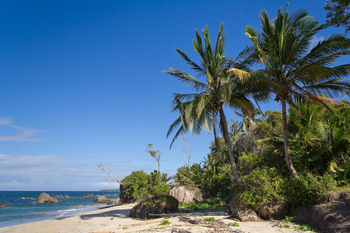
#> input picture openCV-tutorial/images/beach.png, 350 x 233 px
$ python color_histogram.py --image images/beach.png
#> lines starting #> are read from the running program, lines starting #| are printed output that depends on the picture
from matplotlib import pyplot as plt
import numpy as np
import cv2 as cv
import argparse

ap = argparse.ArgumentParser()
ap.add_argument("-i", "--image", required = True, help = "path to file")
args = vars(ap.parse_args())

image = cv.imread(args["image"])
#> image is the input picture: shape (233, 350, 3); mean B, G, R 136, 110.4, 78.6

cv.imshow("original", image)

chans = cv.split(image)
colors = ("b", "g", "r")
plt.figure()
plt.title("Flattened Color Historiogram")
plt.xlabel("Bins")
plt.ylabel("# of Pixels")

for (chan, color) in zip(chans,colors):
    hist = cv.calcHist([chan], [0], None, [256], [0,256])
    plt.plot(hist, color = color)
    plt.xlim([0,256])
#> this loop made 3 passes
#> color on passes 1 to 3: 'b', 'g', 'r'
plt.show()
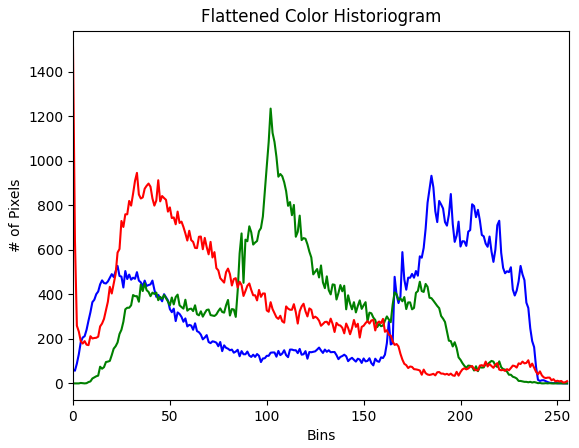
#> figure drawn by matplotlib, 1 panel; curve peaks at x = 185, y = 933; curve peaks at x = 102, y = 1235; curve peaks at x = 0, y = 1510
fig = plt.figure()

ax = fig.add_subplot(131)
hist = cv.calcHist([chans[1], chans[0]], [0,1], None, [32,32], [0,256,0,256])
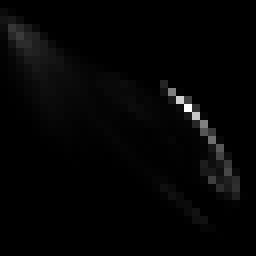
#> hist: shape (32, 32) float32 (shown 8 times larger); min 0, max 4300, mean 79.6; drawn with min black and max white
p = ax.imshow(hist, interpolation = "nearest")
ax.set_title("2d color Historiogram of g and b")
plt.colorbar(p)

ax = fig.add_subplot(132)
hist = cv.calcHist([chans[1], chans[2]], [0,1], None, [32,32], [0,256,0,256])
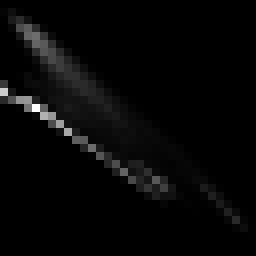
#> hist: shape (32, 32) float32 (shown 8 times larger); min 0, max 2800, mean 79.6; drawn with min black and max white
p = ax.imshow(hist, interpolation = "nearest")
ax.set_title("2d color Historiogram of g and r")
plt.colorbar(p)

ax = fig.add_subplot(133)
hist = cv.calcHist([chans[2], chans[0]], [0,1], None, [32,32], [0,256,0,256])
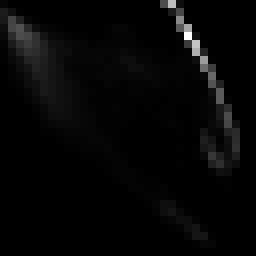
#> hist: shape (32, 32) float32 (shown 8 times larger); min 0, max 2991, mean 79.6; drawn with min black and max white
p = ax.imshow(hist, interpolation = "nearest")
ax.set_title("2d color Historiogram of r and b")
plt.colorbar(p)

fig.show()
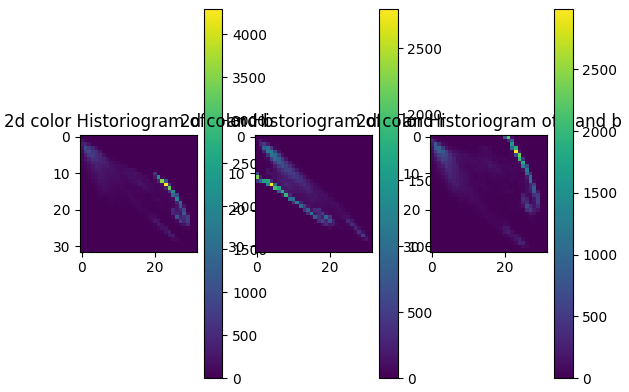
#> figure drawn by matplotlib, 6 panels
print("2d Historiogram shape: %s, with %s values"%(hist.shape, hist.flatten().shape))
#| 2d Historiogram shape: (32, 32), with (1024,) values
cv.waitKey(0)

$ run again, on openCV-tutorial/images/wave.png
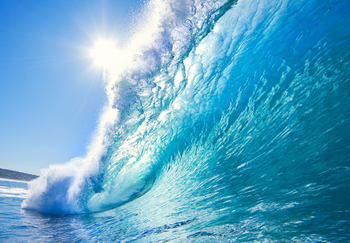
#> input picture openCV-tutorial/images/wave.png, 350 x 243 px
#> image is the input picture: shape (243, 350, 3); mean B, G, R 199.1, 166.5, 93.5
#> the loop `for (chan, color) in zip(chans,colors):` made 3 passes
#> color on passes 1 to 3: 'b', 'g', 'r'
#> `plt.show()`:
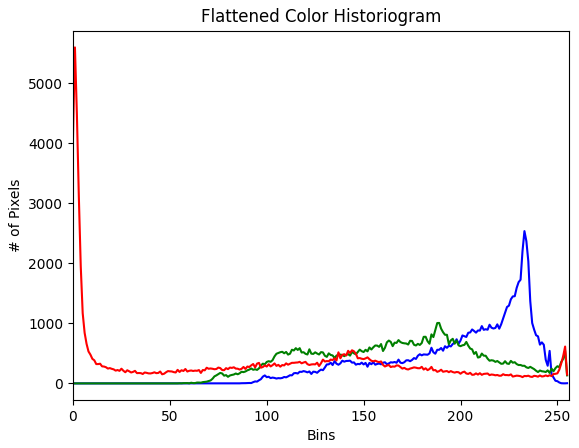
#> figure drawn by matplotlib, 1 panel; curve peaks at x = 233, y = 2538; curve peaks at x = 189, y = 1008; curve peaks at x = 1, y = 5600
#> `hist = cv.calcHist([chans[2], chans[0]], [0,1], None, [32,32], [0,256,..`:
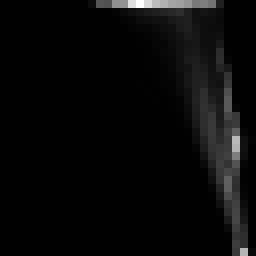
#> hist: shape (32, 32) float32 (shown 8 times larger); min 0, max 2330, mean 83.1; drawn with min black and max white
#| 2d Historiogram shape: (32, 32), with (1024,) values
